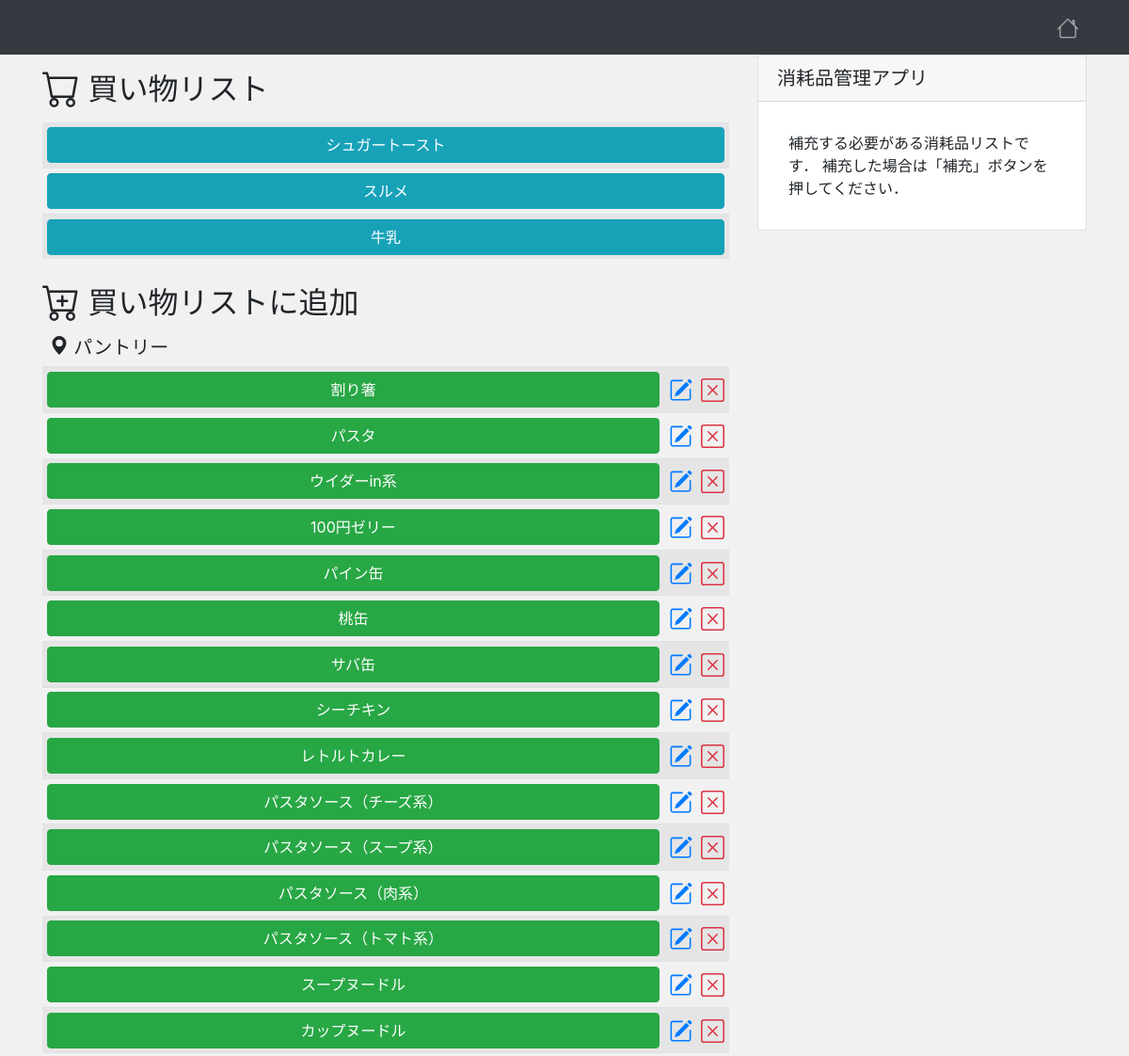
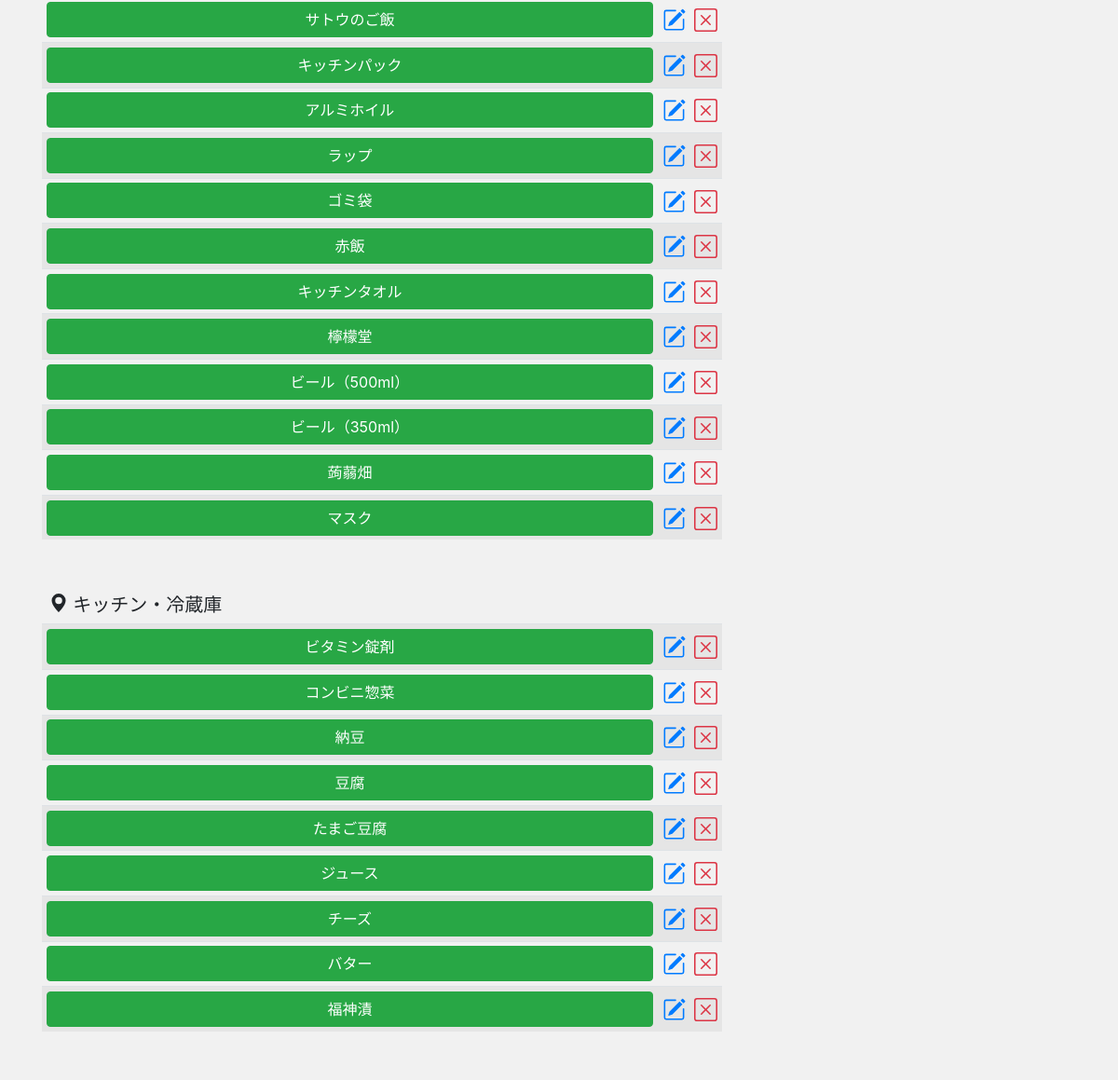
The page / (signed in, upper part) on the database as committed earlier (2 pictures, top to bottom).
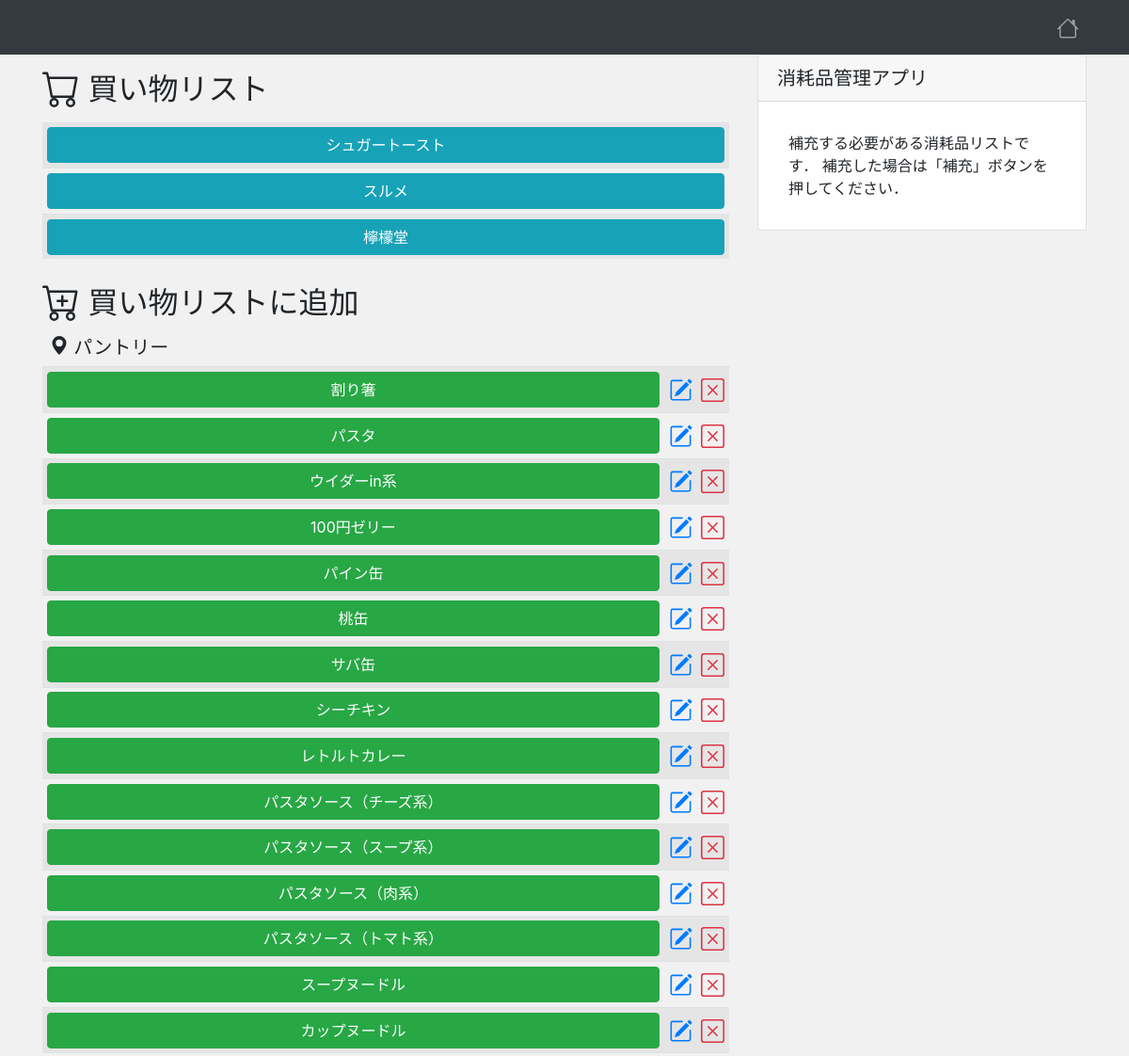
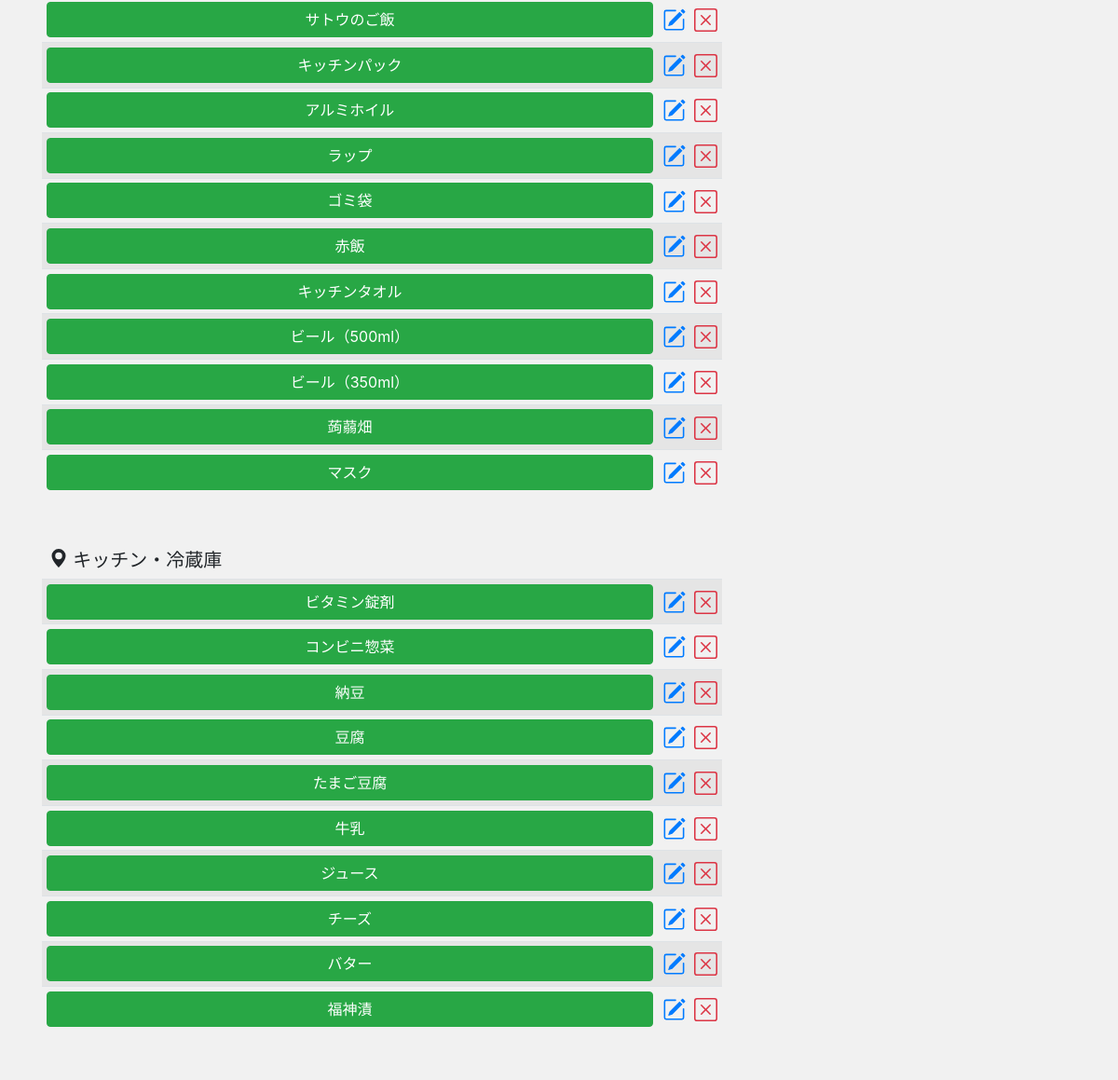
The same page on the database as committed later (2 pictures, top to bottom).
### app/models.py (models this page shows, shortened)
class Item(models.Model):
    registerer = models.ForeignKey(settings.AUTH_USER_MODEL, on_delete=models.CASCADE)
    item = models.CharField("品目", max_length=100)
    place = models.IntegerField(choices=PLACES)
    need = models.BooleanField(verbose_name='補充が必要か',  default=False)
    memo = models.TextField("備考", blank=True)
    created = models.DateTimeField("作成日", default=timezone.now)

### app/views.py (the view)
# urls.py: path('', views.IndexView.as_view(), name='index'),
class IndexView(LoginRequiredMixin, View):
    def get(self, request, *args, **kwargs):
        item_data = Item.objects.order_by('-id')
        isexist_need = False
        for item in item_data:
            if item.need:
                isexist_need = True
                break
        PLACES = (
            (1, 'パントリー'),
            (2, 'キッチン・冷蔵庫'),
            (3, '洗面台下'),
            (4, 'トイレ'),
            (5, 'リビング・たんす'),
            (6, '下駄箱'),
            (7, 'その他'),
        )
        return render(request, 'app/index.html', {
            'item_data': item_data,
            'isexist_need': isexist_need,
            'PLACES': PLACES
        })

### app/templates/app/index.html (shortened to what this page needs)
{% extends "app/base.html" %}
{% block content %}
<div class="row mt-0 mb-4">
    <div class="col-md-8">
        <h2 class="mt-3 mb-3">
          買い物リスト
        </h2>
        <div class="card-body p-0">
            {% if isexist_need %}
            <table class="table table-striped text-center table-sm align-middle">
                <tbody>
                    {% for item in item_data %}
		    {% if item.registerer == user %}
                    {% if item.need %}
                    <tr>
                        <th class="align-middle" style="width:100%;">
                            <a class="btn btn-info" style="width:100%;" href="{% url 'restock' item.id %}">
                            {{ item.item }}
                            </a>
                        </th>
                    </tr>
                    {% endif %}
                    {% endif %}
                    {% endfor %}
                </tbody>
            </table>
            {% else %}
            <div class="my-4 mx-4">
                <h5>補充が必要なものはありません！</h5>
            </div>
            {% endif %}
        </div>
        <h2 class="mt-4 mb-3">  買い物リストに追加
        </h2>
        <div class="mb-4 pt-0">
        {% for place in PLACES %}
            <div class="card-body px-0 pt-0">
                <h5 class="my-2 ml-2">
                    <svg style="vertical-align: top;" xmlns="http://www.w3.org/2000/svg" width="20" height="20" fill="currentColor" class="bi bi-geo-alt-fill" viewBox="0 0 16 16">
                    <path d="M8 16s6-5.686 6-10A6 6 0 0 0 2 6c0 4.314 6 10 6 10zm0-7a3 3 0 1 1 0-6 3 3 0 0 1 0 6z"/>
                    </svg>
                    {{ place.1}}
                </h5>
                <table class="table table-striped text-center table-sm">
                    <tbody>
                        {% for item in item_data %}
                        {% if item.registerer == user %}
                        {% if not item.need %}
                        {% if item.place == place.0 %}
                        <tr>
                            <th class="align-middle" style="width:100%;">
                                <a class="btn btn-success" style="width:100%;" href="{% url 'addlist' item.id %}">
                                  {{ item.item }}
                                </a>
                            </th>
                            <th class="align-middle"><a href="{% url 'edit' item.id %}"></a></th>
                            <th class="align-middle"><a href="{% url 'delete' item.id %}" class="text-danger"></a></th>
                        </tr>
                        {% endif %}
                        {% endif %}
                        {% endif %}
                        {% endfor %}
                    </tbody>
                </table>
            </div>
        {% endfor %}
        </div>
    </div>
    <div class="col-md-4">
        <div class="card">
            <h5 class="card-header">消耗品管理アプリ</h5>
            <div class="card-body">
                <p class="mb-0">
                    補充する必要がある消耗品リストです．
                    補充した場合は「補充」ボタンを押してください．
                </p>
            </div>
        </div>
    </div>
</div>
{% endblock %}

Rows that differ between the two databases and show on the page:
changed Item "檸檬堂": moves from the list under "パントリー" to the list under "買い物リスト"
changed Item "牛乳": moves from the list under "買い物リスト" to the list under "キッチン・冷蔵庫"
